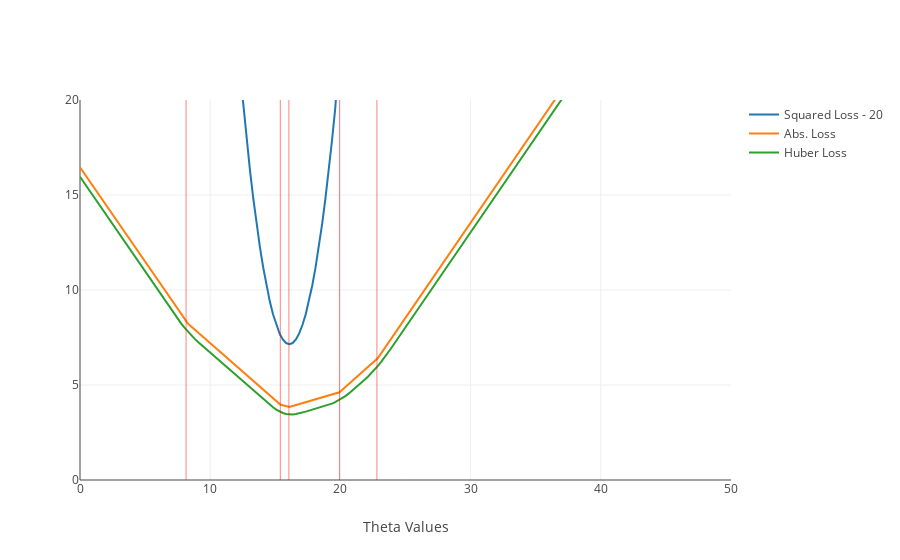

Notebook code for this chart:
### Markdown cell above
In the following plot we sample 5 data points at random and plot the various loss functions.  A sample of 5 points is used to make it easier to visualize the corners in the absolute loss.

### Code cell
thetas = np.linspace(0, 50, 200)
np.random.seed(42) # seed the generator so plot doesn't change
tmp = data['pcttip'].sample(5)
loss_top = 20 # Need a top for the red lines
# Add the data points to the candidate thetas to enable visualization of corners
theta_sharp = np.sort(np.hstack((thetas, tmp)))

lines = [ # Plot the Loss functions
    go.Scatter(x = theta_sharp, y = avg_loss(squared_loss, theta_sharp, data['pcttip'])-30, name='Squared Loss - 20'),
    go.Scatter(x = theta_sharp, y = avg_loss(abs_loss, theta_sharp, tmp), name='Abs. Loss'),
    go.Scatter(x = theta_sharp, y = avg_loss(huber_loss, theta_sharp, tmp), name='Huber Loss')
] + [ # Plot the red liens corresponding to data points
    go.Scatter(x = [yobs, yobs], y=[0, loss_top], 
               mode='lines', showlegend=False, 
               line=dict(color='red', width = 0.5)) for yobs in tmp
]

# Assemble the plot
py.iplot(go.Figure(data = lines, 
                   layout=dict(xaxis=dict(title="Theta Values"), 
                               yaxis=dict(range=[0, loss_top]))))

### Figure 1 — Plotly figure (JSON) as saved in the notebook; plotly's stock layout.template omitted (floating-point values rounded to 4 significant figures; data arrays with more than 128 entries replaced by an {"elided": "..."} marker saying what was removed)
{"data": [{"name": "Squared Loss - 20", "type": "scatter", "x": {"elided": "205 float values"}, "y": {"elided": "205 float values"}}, {"name": "Abs. Loss", "type": "scatter", "x": {"elided": "205 float values"}, "y": {"elided": "205 float values"}}, {"name": "Huber Loss", "type": "scatter", "x": {"elided": "205 float values"}, "y": {"elided": "205 float values"}}, {"line": {"color": "red", "width": 0.5}, "mode": "lines", "showlegend": false, "type": "scatter", "x": [16.04, 16.04], "y": [0, 20]}, {"line": {"color": "red", "width": 0.5}, "mode": "lines", "showlegend": false, "type": "scatter", "x": [22.81, 22.81], "y": [0, 20]}, {"line": {"color": "red", "width": 0.5}, "mode": "lines", "showlegend": false, "type": "scatter", "x": [8.147, 8.147], "y": [0, 20]}, {"line": {"color": "red", "width": 0.5}, "mode": "lines", "showlegend": false, "type": "scatter", "x": [19.93, 19.93], "y": [0, 20]}, {"line": {"color": "red", "width": 0.5}, "mode": "lines", "showlegend": false, "type": "scatter", "x": [15.38, 15.38], "y": [0, 20]}], "layout": {"xaxis": {"title": "Theta Values"}, "yaxis": {"range": [0, 20]}}}
